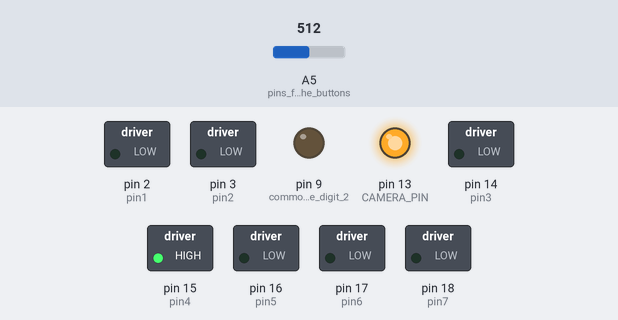
Simulated run of this sketch. Board: Arduino Uno, built with avr-gcc and run on an emulated ATmega328P. On the bench: switched loads named in the sketch (green lamp = pin HIGH), output pins drawn as LEDs (lit = HIGH). Dashed ring = blinking. The inputs (shaded band) are chosen by the test bench; at power-on: A5 (pins_for_the_buttons) = 512. Pins used as bus, display or sensor lines are not drawn.

Above: at 1.2 s.
1.3 s: A5 (pins_for_the_buttons) set to 200
At 1.88 s:
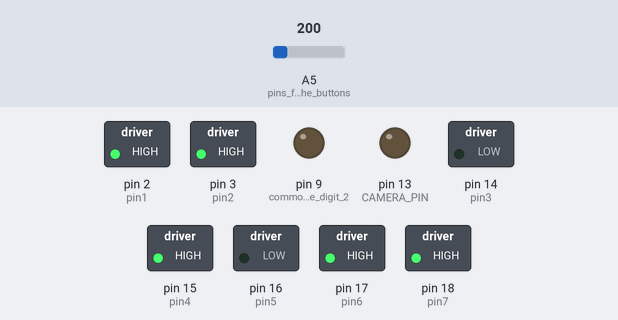
4.3 s: A5 (pins_for_the_buttons) set to 223
At 5.16 s:
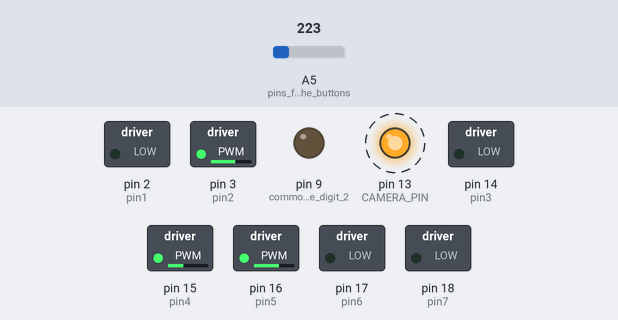
7.3 s: A5 (pins_for_the_buttons) set to 150
At 8.5 s:
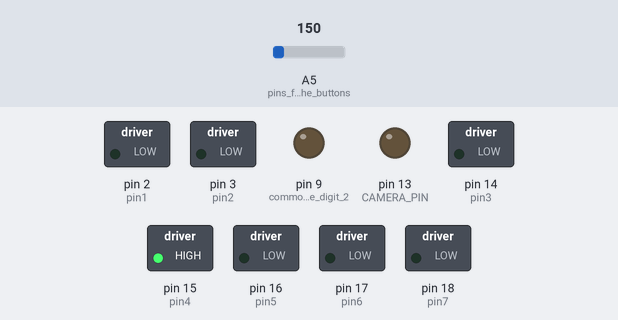
8.8 s: A5 (pins_for_the_buttons) set to 169
11.8 s: A5 (pins_for_the_buttons) set to 220
At 12.8 s:
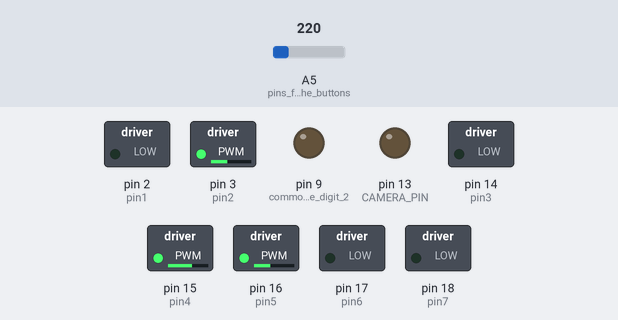
Timing chart, 0 to 14.4 s (numbered marks = the images above; inputs shaded):
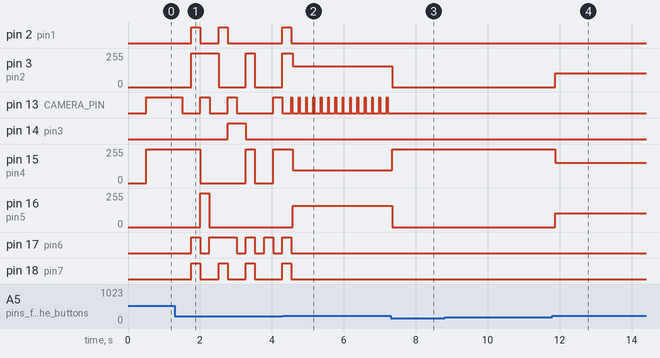

The sketch:

intervalometer.ino
```cpp
// (licence header left out)
// Function library for multiplexing one common anode 2 digit 7 segment display,
// uncomment if used
#include <CAnodeMultiplexed.h>

// pin that will trigger the camera
#define CAMERA_PIN 13

// "exposing" or not, if false, sends pulse
// to the optocoupler which triggers the camera
bool exposing = false;


int c,s,t,r,e,b,m,p = 0;
int n = 9;
int pause;
int counter = 0;
int interval;
int state;
int divi;
unsigned long time = 0;
int mot;

void setup()

{

	// segments http://www.kingbrightusa.com/images/catalog/SPEC/DA04-11EWA.pdf
	// Common anode 7 segment display multiplexing pins

	pinMode(9, OUTPUT); // common anode digit 2
	pinMode(10, OUTPUT); // common anode digit 1

	pinMode(2, OUTPUT); // segment A
	pinMode(3, OUTPUT); // segment F
	pinMode(14, OUTPUT); // segment B
	pinMode(15, OUTPUT); // segment G
	pinMode(16, OUTPUT); // segment C
	pinMode(17, OUTPUT); // segment E
	pinMode(18, OUTPUT); // segment D

	pinMode(13, OUTPUT);
	pinMode(A5, INPUT); // pins for the buttons
	pinMode(CAMERA_PIN, OUTPUT); // to the optocoupler

}

// These functions return a value when the corresponding button is pressed
// 1,8 kohm resistors were used between 6 buttons (7 resistors)
// More info: http://tronixstuff.wordpress.com/2011/01/11/tutorial-using-analog-input-for-multiple-buttons/
//
// Switches:
// 1 kohm resistors were used with 2 switches, total 6 resistors

// Reset button

int resetButton(int pin) {

	c=analogRead(pin);

	if (c<160 && c>100)
	{
		r = 1; // reset button
	}
	return r;
}

/* coming later, sensor buttons for dolly

int shutDown(int pin) {

c=analogRead(pin);

if (c< && c>)
{
r = 1; // stop&reset to prevent any damage
}
return r;
}

*/

// digit 1 value control

int dig1Button(int pin) {

	c=analogRead(pin);

	if (c>160 && c<180)
	{
		// if not set, value will increment as long as the button
		// was pressed and we don't want that to happen (about 100-200 ms)
		delay(250);
		e++;
	}
	if (e < 10) { // can't show numbers bigger than 9
		return e;
	}
	else { // if value goes over 9, automatic reset will occur
		return e=0;
	}

}

// digit 2 value control

int dig2Button(int pin) {

	c=analogRead(pin);

	if (c>180 && c<210)
	{
		delay(250);
		b++;
	}
	if (b < 10) {
		return b;
	}
	else {
		return b=0;
	}
}

// Start & stop

int startButton(int pin) {

	c=analogRead(pin);

	if (c>500 && c<600) {
		delay(250);
		s++;
	}
	if (s <= 1) {
		return s;
	}
	else if (s > 1) { // stop
		return s=0;
	}
}

// select time range, default (0) is 0,0 - 9,9 seconds, (1) is 0-99 seconds

int timingSwitch(int pin) {

	c=analogRead(pin);

	if (c>450 && c < 550) {
		delay(250);
		t++;
	}
	else if (t <= 1) {
		return t;
	}
	else if (t > 1){
		return t=0;
	}
}


// This is where the magic happens

void loop() {

	// If the reset button is pressed -> pause +
	// every variable returns to their default values

	if (r == 1 ) {

		digitalWrite(CAMERA_PIN, LOW);
		t = 0;
		s = 0;
		r = 0;
		b = 0;
		e = 0;
		p = 0;
		// default speed is 9 (maximum)
		n = 9;
		m = 0;
		counter = 0;
	}

	// constantly updating the values enables the possibility to
	// modify interval time on the fly

	e = dig1Button(5); // first digit
	b = dig2Button(5); // second digit
	s = startButton(5); // start
	r = resetButton(5); // reset (and stop)
	t = timingSwitch(5); // time range

	// Multiplexing the led display

	showdigit(e);
	digitalWrite(11, HIGH);
	delay(1); // 1 ms delay absolute maximum without resistors
	digitalWrite(11, LOW);
	showdigit(b);
	digitalWrite(10, HIGH);
	delay(1); // 1 ms delay absolute maximum without resistors
	digitalWrite(10, LOW);

	if (s == 1) {

		// These statements control the interval times

		if (t == 0) {
			// turning the display values into milliseconds,
			// max value being 9900 ms (9,9 seconds)
			interval = e*1000 + b*100;
			pause = p*100;  // pause time, equivalent to exposure time
			divi = 10; // pulse length divider
		}
		else if (t == 1) {
			// full seconds, values from 0 to 99 seconds accepted
			interval = e*10000 + b*1000;
			pause = p*1000;  // pause time, equivalent to exposure time
			divi = 20; // pulse length divider
		}

		if (exposing == false) {

			// shut motor down if option chosen

			// enable optocoupler
			digitalWrite(CAMERA_PIN, HIGH);
			// set state 'high' for the pulse statement
			state = HIGH;
			time = millis();
			exposing = true;
			counter++;  // counter, if LCD is in use
		}

		// The circuit needs to be closed for about 100 milliseconds
		// so the camera has time to react
		// pulse length (how long the circuit is closed), example:
		// interval 2 sec, time range 0,1-9,9s, length 2000 ms / 10 = 200 ms

		else if ( millis() - time >= interval / divi && state == HIGH && exposing == true)
		{

			digitalWrite(CAMERA_PIN, LOW);
			state = LOW;

		}


		// sets the exposing flag to false when interval time has passed

		else if ( millis() - time >= interval && exposing == true)
		{
			exposing = false;
		}
	}
}
```

CAnodeMultiplexed.h
```cpp
// digits for the LED display, if a common cathode display is used I suppose the code needs some changes
// use this only if you're not going to use daisy chained 74HC595's
// there's no resistors used, because I believe the leds will withstand the current because of multiplexing which also decreases the brightness for about 50%

// These pins are for an common anode 2-digit 7 segment display in multiplexing mode (9 pins, 7 cathodes and 2 common anodes)

int pin1 = 2;
int pin2 = 3;
int pin3 = 14;
int pin4 = 15;
int pin5 = 16;
int pin6 = 17;
int pin7 = 18;

void digit0 () {

digitalWrite(pin1, LOW);
digitalWrite(pin2, LOW);
digitalWrite(pin3, LOW);
digitalWrite(pin4, HIGH);
digitalWrite(pin5, LOW);
digitalWrite(pin6, LOW);
digitalWrite(pin7, LOW);

};

void digit1 () {

digitalWrite(pin1, HIGH);
digitalWrite(pin2, HIGH);
digitalWrite(pin3, LOW);
digitalWrite(pin4, HIGH);
digitalWrite(pin5, LOW);
digitalWrite(pin6, HIGH);
digitalWrite(pin7, HIGH);

};

void digit2 () {

digitalWrite(pin1, LOW);
digitalWrite(pin2, HIGH);
digitalWrite(pin3, LOW);
digitalWrite(pin4, LOW);
digitalWrite(pin5, HIGH);
digitalWrite(pin6, LOW);
digitalWrite(pin7, LOW);

};

void digit3 () {

digitalWrite(pin1, LOW);
digitalWrite(pin2, HIGH);
digitalWrite(pin3, LOW);
digitalWrite(pin4, LOW);
digitalWrite(pin5, LOW);
digitalWrite(pin6, HIGH);
digitalWrite(pin7, LOW);

};

void digit4 () {

digitalWrite(pin1, HIGH);
digitalWrite(pin2, LOW);
digitalWrite(pin3, LOW);
digitalWrite(pin4, LOW);
digitalWrite(pin5, LOW);
digitalWrite(pin6, HIGH);
digitalWrite(pin7, HIGH);

};

void digit5 () {

digitalWrite(pin1, LOW);
digitalWrite(pin2, LOW);
digitalWrite(pin3, HIGH);
digitalWrite(pin4, LOW);
digitalWrite(pin5, LOW);
digitalWrite(pin6, HIGH);
digitalWrite(pin7, LOW);

};

void digit6 () {

digitalWrite(pin1, LOW);
digitalWrite(pin2, LOW);
digitalWrite(pin3, HIGH);
digitalWrite(pin4, LOW);
digitalWrite(pin5, LOW);
digitalWrite(pin6, LOW);
digitalWrite(pin7, LOW);

};

void digit7 () {

digitalWrite(pin1, LOW);
digitalWrite(pin2, HIGH);
digitalWrite(pin3, LOW);
digitalWrite(pin4, HIGH);
digitalWrite(pin5, LOW);
digitalWrite(pin6, HIGH);
digitalWrite(pin7, HIGH);

};

void digit8 () {

digitalWrite(pin1, LOW);
digitalWrite(pin2, LOW);
digitalWrite(pin3, LOW);
digitalWrite(pin4, LOW);
digitalWrite(pin5, LOW);
digitalWrite(pin6, LOW);
digitalWrite(pin7, LOW);

};

void digit9 () {

digitalWrite(pin1, LOW);
digitalWrite(pin2, LOW);
digitalWrite(pin3, LOW);
digitalWrite(pin4, LOW);
digitalWrite(pin5, LOW);
digitalWrite(pin6, HIGH);
digitalWrite(pin7, LOW);

};

// function for showing digits

void showdigit (int digit)

{

switch (digit) {

case 0:
digit0 ();
break;

case 1:
digit1 ();
break;

case 2:
digit2 ();
break;

case 3:
digit3 ();
break;

case 4:
digit4 ();
break;

case 5:
digit5 ();
break;

case 6:
digit6 ();
break;

case 7:
digit7 ();
break;

case 8:
digit8 ();
break;

case 9:
digit9 ();
break;

default:
break;

};

}
```

Measured:
- the behaviour switches between 209 and 210 on A5 (pins_for_the_buttons) (found by bisection; images 1 and 2)
- after the input at 1.3 s, pin 2 (pin1): goes HIGH 0.25 s, LOW 0.51 s, HIGH 0.25 s, LOW 1.5 s, then HIGH, starting after 0.46 s; pin 3 (pin2): goes 255/255 0.76 s, 0/255 0.76 s, 255/255 0.25 s, 0/255 0.76 s, then 255/255, starting after 0.46 s
- after the input at 4.3 s, pin 2 (pin1), pin 17 (pin6), pin 18 (pin7): goes on until 4.5 s, then stays LOW; pin 14 (pin3): stays LOW (without the input it goes to HIGH after 1.0 s)
- after the input at 7.3 s, pin 3 (pin2): 154/255 → 0/255 at once; pin 13 (CAMERA_PIN): stops changing and stays LOW; pin 15 (pin4): 97/255 → 255/255 at once; pin 16 (pin5): 158/255 → 0/255 at once
- after the input at 11.8 s, pin 3 (pin2), pin 16 (pin5): 0/255 → 103/255 after 0.08 s; pin 15 (pin4): 255/255 → 152/255 after 0.08 s
- by itself, pin 13 (CAMERA_PIN): alternates HIGH for 0.02 s and LOW for 0.18 s
